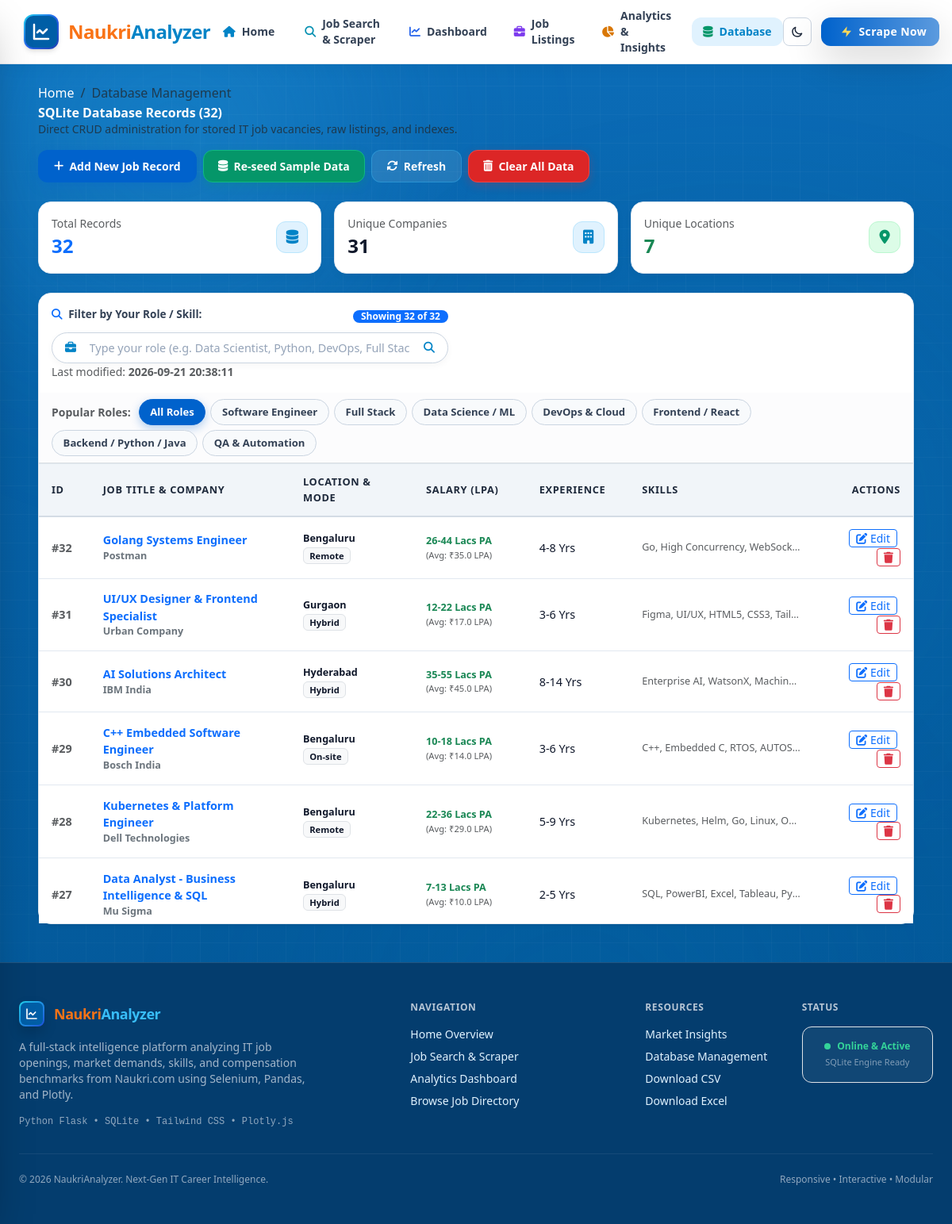
The page /database on the database its author committed.
### tables this page shows
CREATE TABLE jobs (
            id INTEGER PRIMARY KEY AUTOINCREMENT,
            job_title TEXT NOT NULL,
            company TEXT NOT NULL,
            location TEXT,
            salary TEXT,
            min_salary REAL DEFAULT 0.0,
            max_salary REAL DEFAULT 0.0,
            avg_salary REAL DEFAULT 0.0,
            experience TEXT,
            min_exp REAL DEFAULT 0.0,
            max_exp REAL DEFAULT 0.0,
            skills TEXT,
            posted_date TEXT,
            job_link TEXT,
            job_type TEXT DEFAULT 'On-site',
            scraped_at TIMESTAMP DEFAULT CURRENT_TIMESTAMP
        );

### app.py (the view)
@app.route('/database')
def database_page():
    jobs = database.get_all_jobs()
    stats = database.get_database_stats()
    return render_template('database.html', jobs=jobs, stats=stats)

### database.py (called while the page is built, shortened)
def get_db_connection(db_path=DB_PATH):
    conn = sqlite3.connect(db_path)
    conn.row_factory = sqlite3.Row
    return conn

def get_all_jobs(filters=None, db_path=DB_PATH):
    conn = get_db_connection(db_path)
    cursor = conn.cursor()
    query = 'SELECT * FROM jobs WHERE 1=1'
    params = []
    sort_col = filters.get('sort_by', 'id') if filters else 'id'
    sort_dir = filters.get('sort_dir', 'DESC') if filters else 'DESC'
    allowed_cols = ['id', 'job_title', 'company', 'location', 'avg_salary', 'min_exp', 'scraped_at', 'posted_date']
    if sort_col not in allowed_cols:
        sort_col = 'id'
    if sort_dir.upper() not in ['ASC', 'DESC']:
        sort_dir = 'DESC'
    query += f' ORDER BY {sort_col} {sort_dir}'
    cursor.execute(query, params)
    rows = cursor.fetchall()
    jobs = [dict(row) for row in rows]
    conn.close()
    return jobs

def get_database_stats(db_path=DB_PATH):
    conn = get_db_connection(db_path)
    cursor = conn.cursor()
    cursor.execute('SELECT COUNT(*) as total FROM jobs')
    total = cursor.fetchone()['total']
    cursor.execute('SELECT COUNT(DISTINCT company) as total_companies FROM jobs')
    companies = cursor.fetchone()['total_companies']
    cursor.execute('SELECT COUNT(DISTINCT location) as total_locations FROM jobs')
    locations = cursor.fetchone()['total_locations']
    cursor.execute('SELECT MAX(scraped_at) as last_updated FROM jobs')
    last_update = cursor.fetchone()['last_updated']
    conn.close()
    return {
        'total_jobs': total,
        'total_companies': companies,
        'total_locations': locations,
        'last_updated': last_update or 'No data yet'
    }

### templates/database.html (shortened to what this page needs)
{% extends "base.html" %}
{% block content %}
<div class="container-fluid px-lg-5 py-4">
    <div class="d-flex flex-wrap justify-content-between align-items-center mb-4 gap-3">
        <div>
            <nav aria-label="breadcrumb">
                <ol class="breadcrumb mb-1 small">
                    <li class="breadcrumb-item"><a href="{{ url_for('index') }}" class="text-decoration-none">Home</a></li>
                    <li class="breadcrumb-item active" aria-current="page">Database Management</li>
                </ol>
            </nav>
            <h3 class="fw-bold mb-0">SQLite Database Records ({{ jobs|length }})</h3>
            <p class="text-muted small mb-0">Direct CRUD administration for stored IT job vacancies, raw listings, and indexes.</p>
        </div>
        <div class="d-flex flex-wrap gap-2">
            <button class="btn btn-primary-naukri btn-sm" data-bs-toggle="modal" data-bs-target="#addJobModal">
                <i class="fa-solid fa-plus"></i> Add New Job Record
            </button>
            <button class="btn btn-seed-naukri btn-sm seed-btn" onclick="seedSampleData()" title="Re-populate database with realistic IT job vacancies">
                <i class="fa-solid fa-database"></i> Re-seed Sample Data
            </button>
            <button class="btn btn-secondary-naukri btn-sm" id="refreshDbBtn" onclick="refreshDatabaseView()">
                <i class="fa-solid fa-rotate"></i> Refresh
            </button>
            <button class="btn btn-danger-naukri btn-sm" onclick="clearAllJobs()">
                <i class="fa-solid fa-trash-can"></i> Clear All Data
            </button>
        </div>
    </div>
    <div class="row g-3 mb-4">
        <div class="col-md-4">
            <div class="card card-naukri p-3 d-flex flex-row align-items-center justify-content-between">
                <div>
                    <div class="text-muted small">Total Records</div>
                    <div class="fs-4 fw-bold text-primary">{{ stats.total_jobs }}</div>
                </div>
                <div class="kpi-icon-wrap kpi-blue mb-0" style="width: 40px; height: 40px; font-size: 1.1rem;">
                    <i class="fa-solid fa-database"></i>
                </div>
            </div>
        </div>
        <div class="col-md-4">
            <div class="card card-naukri p-3 d-flex flex-row align-items-center justify-content-between">
                <div>
                    <div class="text-muted small">Unique Companies</div>
                    <div class="fs-4 fw-bold" style="color: inherit;">{{ stats.total_companies }}</div>
                </div>
                <div class="kpi-icon-wrap kpi-sky mb-0" style="width: 40px; height: 40px; font-size: 1.1rem;">
                    <i class="fa-solid fa-building"></i>
                </div>
            </div>
        </div>
        <div class="col-md-4">
            <div class="card card-naukri p-3 d-flex flex-row align-items-center justify-content-between">
                <div>
                    <div class="text-muted small">Unique Locations</div>
                    <div class="fs-4 fw-bold text-success">{{ stats.total_locations }}</div>
                </div>
                <div class="kpi-icon-wrap kpi-green mb-0" style="width: 40px; height: 40px; font-size: 1.1rem;">
                    <i class="fa-solid fa-location-dot"></i>
                </div>
            </div>
        </div>
    </div>
    <div class="card card-naukri shadow-sm mb-4">
        <div class="card-header-naukri flex-column flex-md-row align-items-start align-items-md-center justify-content-between gap-3 p-3">
            <div class="w-100" style="max-width: 500px;">
                <div class="d-flex justify-content-between align-items-center mb-1.5">
                    <label class="form-label small text-muted fw-bold mb-0">
                        <i class="fa-solid fa-magnifying-glass me-1 text-primary"></i> Filter by Your Role / Skill:
                    </label>
                    <span id="matchCounterBadge" class="badge bg-primary text-white rounded-pill px-2.5 py-0.5" style="font-size: 0.75rem;">
                    </span>
                </div>
                <div class="input-group input-group-sm curved-search-group">
                    <span class="input-group-text ps-3 text-muted"><i class="fa-solid fa-briefcase text-primary"></i></span>
                    <input type="text" class="form-control" id="clientTableSearch" placeholder="Type your role (e.g. Data Scientist, Python, DevOps, Full Stack)...">
                    <span class="input-group-text pe-3 text-muted">
                        <i class="fa-solid fa-magnifying-glass"></i>
                    </span>
                </div>
            </div>
            <div class="small text-muted align-self-md-center">
                Last modified: <strong>{{ stats.last_updated }}</strong>
            </div>
        </div>
        <div class="px-3 py-2 border-bottom d-flex flex-wrap gap-1.5 align-items-center bg-light-subtle">
            <span class="small fw-bold text-muted me-1">Popular Roles:</span>
            <button type="button" class="field-chip active" onclick="filterByField('')">All Roles</button>
            <button type="button" class="field-chip" onclick="filterByField('Software Engineer')">Software Engineer</button>
            <button type="button" class="field-chip" onclick="filterByField('Full Stack')">Full Stack</button>
            <button type="button" class="field-chip" onclick="filterByField('Data')">Data Science / ML</button>
            <button type="button" class="field-chip" onclick="filterByField('DevOps')">DevOps & Cloud</button>
            <button type="button" class="field-chip" onclick="filterByField('Frontend')">Frontend / React</button>
            <button type="button" class="field-chip" onclick="filterByField('Backend')">Backend / Python / Java</button>
            <button type="button" class="field-chip" onclick="filterByField('QA')">QA & Automation</button>
        </div>
        {% if jobs %}
        <div class="table-responsive" style="max-height: 580px; overflow-y: auto;">
            <table class="table-naukri" id="databaseTable">
                <thead>
                    <tr>
                        <th style="width: 6%;">ID</th>
                        <th style="width: 25%;">Job Title &amp; Company</th>
                        <th style="width: 15%;">Location &amp; Mode</th>
                        <th style="width: 14%;">Salary (LPA)</th>
                        <th style="width: 12%;">Experience</th>
                        <th style="width: 16%;">Skills</th>
                        <th style="width: 12%; text-align: right;">Actions</th>
                    </tr>
                </thead>
                <tbody id="databaseTableBody">
                    {% for job in jobs %}
                    <tr class="filterable-row" id="job-row-{{ job.id }}" data-role="{{ job.job_title }}" data-skills="{{ job.skills }}" data-company="{{ job.company }}" data-location="{{ job.location }}">
                        <td class="text-muted fw-bold">#{{ job.id }}</td>
                        <td>
                            <div class="fw-bold text-primary">{{ job.job_title }}</div>
                            <div class="small text-secondary fw-semibold">{{ job.company }}</div>
                        </td>
                        <td>
                            <div class="small fw-semibold">{{ job.location }}</div>
                            <span class="badge bg-light text-dark border small" style="font-size: 0.7rem;">{{ job.job_type }}</span>
                        </td>
                        <td>
                            <div class="small fw-bold text-success">{{ job.salary }}</div>
                            {% if job.avg_salary > 0 %}
                            <div class="text-muted" style="font-size: 0.7rem;">(Avg: ₹{{ job.avg_salary }} LPA)</div>
                            {% endif %}
                        </td>
                        <td class="small">{{ job.experience }}</td>
                        <td>
                            <div class="text-truncate small text-muted" style="max-width: 200px;" title="{{ job.skills }}">
                                {{ job.skills }}
                            </div>
                        </td>
                        <td style="text-align: right;">
                            <button class="btn btn-sm btn-outline-primary py-0 px-2 me-1" onclick="openEditJobModal({{ job.id }})" title="Edit Job Record">
                                <i class="fa-solid fa-pen-to-square"></i> Edit
                            </button>
                            <button class="btn btn-sm btn-outline-danger py-0 px-2" onclick="deleteJob({{ job.id }}, '{{ job.job_title|replace('\'', '\\\'') }}')" title="Delete Record">
                                <i class="fa-solid fa-trash"></i>
                            </button>
                        </td>
                    </tr>
                    {% endfor %}
                </tbody>
            </table>
        </div>
        {% endif %}
    </div>
</div>
{% endblock %}

### rows shown on the page
jobs: id "32", job_title "Golang Systems Engineer", company "Postman", location "Bengaluru", job_type "Remote", salary "26-44 Lacs PA", avg_salary "35.0", experience "4-8 Yrs", skills "Go, High Concurrency, WebSock…"
jobs: id "31", job_title "UI/UX Designer & Frontend Specialist", company "Urban Company", location "Gurgaon", job_type "Hybrid", salary "12-22 Lacs PA", avg_salary "17.0", experience "3-6 Yrs", skills "Figma, UI/UX, HTML5, CSS3, Tail…"
jobs: id "30", job_title "AI Solutions Architect", company "IBM India", location "Hyderabad", job_type "Hybrid", salary "35-55 Lacs PA", avg_salary "45.0", experience "8-14 Yrs", skills "Enterprise AI, WatsonX, Machin…"
jobs: id "29", job_title "C++ Embedded Software Engineer", company "Bosch India", location "Bengaluru", job_type "On-site", salary "10-18 Lacs PA", avg_salary "14.0", experience "3-6 Yrs", skills "C++, Embedded C, RTOS, AUTOS…"
jobs: id "28", job_title "Kubernetes & Platform Engineer", company "Dell Technologies", location "Bengaluru", job_type "Remote", salary "22-36 Lacs PA", avg_salary "29.0", experience "5-9 Yrs", skills "Kubernetes, Helm, Go, Linux, O…"
jobs: id "27", job_title "Data Analyst - Business Intelligence & SQL", company "Mu Sigma", location "Bengaluru", job_type "Hybrid", salary "7-13 Lacs PA", avg_salary "10.0", experience "2-5 Yrs", skills "SQL, PowerBI, Excel, Tableau, Py…"

### other values the page prints
{{ jobs|length }} "32"
{{ stats.total_jobs }} "32"
{{ stats.total_companies }} "31"
{{ stats.total_locations }} "7"
{{ stats.last_updated }} "2026-09-21 20:38:11"
